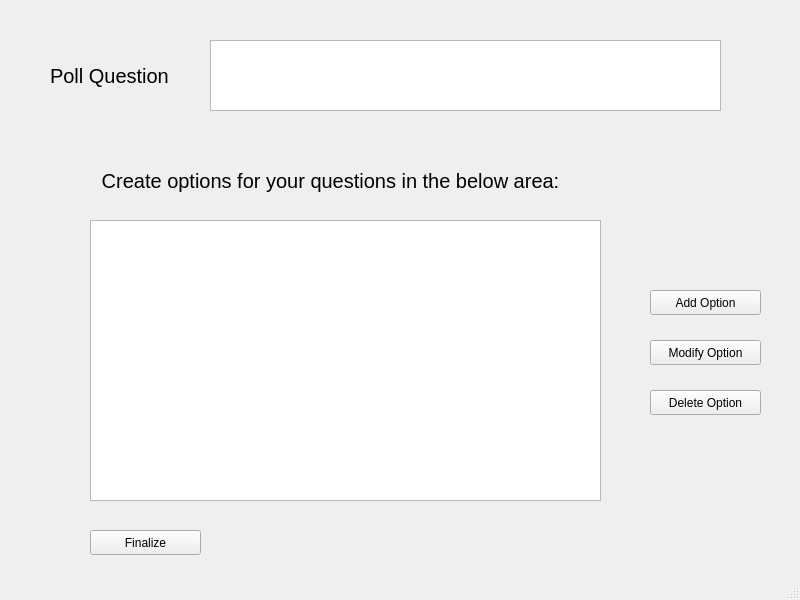
<?xml version="1.0" encoding="UTF-8"?>
<ui version="4.0">
 <class>CreatorWindow</class>
 <widget class="QMainWindow" name="CreatorWindow">
  <property name="geometry">
   <rect>
    <x>0</x>
    <y>0</y>
    <width>800</width>
    <height>600</height>
   </rect>
  </property>
  <property name="sizePolicy">
   <sizepolicy hsizetype="Preferred" vsizetype="Preferred">
    <horstretch>0</horstretch>
    <verstretch>0</verstretch>
   </sizepolicy>
  </property>
  <property name="windowTitle">
   <string>Create Poll</string>
  </property>
  <property name="windowIcon">
   <iconset>
    <normaloff>vote.png</normaloff>vote.png</iconset>
  </property>
  <property name="layoutDirection">
   <enum>Qt::LeftToRight</enum>
  </property>
  <widget class="QWidget" name="centralwidget">
   <widget class="QLabel" name="label">
    <property name="geometry">
     <rect>
      <x>50</x>
      <y>60</y>
      <width>131</width>
      <height>31</height>
     </rect>
    </property>
    <property name="sizePolicy">
     <sizepolicy hsizetype="Expanding" vsizetype="Expanding">
      <horstretch>0</horstretch>
      <verstretch>0</verstretch>
     </sizepolicy>
    </property>
    <property name="font">
     <font>
      <pointsize>15</pointsize>
     </font>
    </property>
    <property name="text">
     <string>Poll Question</string>
    </property>
   </widget>
   <widget class="QPlainTextEdit" name="InputQuestion">
    <property name="geometry">
     <rect>
      <x>210</x>
      <y>40</y>
      <width>511</width>
      <height>71</height>
     </rect>
    </property>
   </widget>
   <widget class="QLabel" name="label_2">
    <property name="geometry">
     <rect>
      <x>50</x>
      <y>160</y>
      <width>561</width>
      <height>41</height>
     </rect>
    </property>
    <property name="sizePolicy">
     <sizepolicy hsizetype="Expanding" vsizetype="Preferred">
      <horstretch>0</horstretch>
      <verstretch>0</verstretch>
     </sizepolicy>
    </property>
    <property name="font">
     <font>
      <pointsize>15</pointsize>
     </font>
    </property>
    <property name="text">
     <string>Create options for your questions in the below area:</string>
    </property>
    <property name="alignment">
     <set>Qt::AlignCenter</set>
    </property>
   </widget>
   <widget class="QPushButton" name="addopt">
    <property name="geometry">
     <rect>
      <x>650</x>
      <y>290</y>
      <width>111</width>
      <height>25</height>
     </rect>
    </property>
    <property name="sizePolicy">
     <sizepolicy hsizetype="Expanding" vsizetype="Expanding">
      <horstretch>0</horstretch>
      <verstretch>0</verstretch>
     </sizepolicy>
    </property>
    <property name="text">
     <string>Add Option</string>
    </property>
   </widget>
   <widget class="QPushButton" name="deleteopt">
    <property name="geometry">
     <rect>
      <x>650</x>
      <y>390</y>
      <width>111</width>
      <height>25</height>
     </rect>
    </property>
    <property name="sizePolicy">
     <sizepolicy hsizetype="Expanding" vsizetype="Expanding">
      <horstretch>0</horstretch>
      <verstretch>0</verstretch>
     </sizepolicy>
    </property>
    <property name="text">
     <string>Delete Option</string>
    </property>
   </widget>
   <widget class="QPushButton" name="modifyopt">
    <property name="geometry">
     <rect>
      <x>650</x>
      <y>340</y>
      <width>111</width>
      <height>25</height>
     </rect>
    </property>
    <property name="sizePolicy">
     <sizepolicy hsizetype="Expanding" vsizetype="Expanding">
      <horstretch>0</horstretch>
      <verstretch>0</verstretch>
     </sizepolicy>
    </property>
    <property name="text">
     <string>Modify Option</string>
    </property>
   </widget>
   <widget class="QPushButton" name="FinalBtn">
    <property name="geometry">
     <rect>
      <x>90</x>
      <y>530</y>
      <width>111</width>
      <height>25</height>
     </rect>
    </property>
    <property name="sizePolicy">
     <sizepolicy hsizetype="Expanding" vsizetype="Expanding">
      <horstretch>0</horstretch>
      <verstretch>0</verstretch>
     </sizepolicy>
    </property>
    <property name="text">
     <string>Finalize</string>
    </property>
   </widget>
   <widget class="QListWidget" name="OptionsArea">
    <property name="geometry">
     <rect>
      <x>90</x>
      <y>220</y>
      <width>511</width>
      <height>281</height>
     </rect>
    </property>
   </widget>
  </widget>
  <widget class="QStatusBar" name="statusbar"/>
 </widget>
 <resources/>
 <connections/>
</ui>
